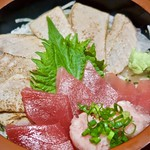
#> input picture Y2-Sem2/AI活用演習/2024-01-15/11_CalorieCalculation/image/sushi/25580104117.jpg, 150 x 150 px; its folder holds 4 pictures in this run
$ python createNPZ.py
#> lines starting #> are read from the running program, lines starting #| are printed output that depends on the picture
# 必要なモジュールをインポートする
import numpy as np            # 数学的な操作や配列を扱うためのモジュール
from PIL import Image         # 画像を操作するためのモジュール
import glob                   # ディレクトリの中のファイル一覧を取得するためのモジュール

# データを保存するファイル名
outfile = "image/photos.npz"
# 取得する最大の画像数
max_photo = 40
# 画像のサイズ（一辺のピクセル数）
photo_size = 128
# 画像データを保持するためのリスト
x = []
# ラベルデータ（何の画像かを表すデータ）を保持するためのリスト
y = []


# 画像を読み込んでリストに追加する関数
def load_images(path, label):
    # 指定したパスの画像ファイル一覧を取得します
#> called with path = './image/sushi', label = 0
    files = glob.glob(f"{path}/*.jpg")

    # 画像を一つずつ処理します
    for i, file_path in enumerate(files):
        # 最大画像数に達したら終了します
        if i >= max_photo:
            break
        img = Image.open(file_path)# 画像を開きます
#> img is the input picture: PIL image 150x150 RGB; mean R, G, B 158.2, 136.8, 106.9
        img = img.convert("RGB")# 画像をRGB（赤、緑、青）モードに変換します
        img = img.resize((photo_size, photo_size))# 画像のサイズを指定したサイズに変更します
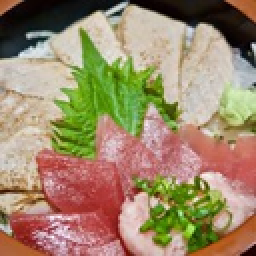
#> img: PIL image 128x128 RGB (shown 2 times larger); mean R, G, B 158.2, 136.8, 106.9
        img_array = np.asarray(img)# 画像をNumPy配列（行列）に変換します

        # 配列とラベルをリストに追加します
        x.append(img_array)
        y.append(label)
#> pass 2 of the loop in load_images, `for i, file_path in enumerate(files):`:
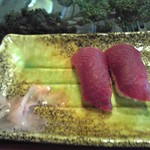
#> input picture Y2-Sem2/AI活用演習/2024-01-15/11_CalorieCalculation/image/sushi/2684271557.jpg, 150 x 150 px
#> in load_images, img is the input picture: PIL image 150x150 RGB; mean R, G, B 123.9, 112.7, 80.4
#> in load_images, `img = img.resize((photo_size, photo_size))# 画像のサイズを指定したサイズに変更します`:
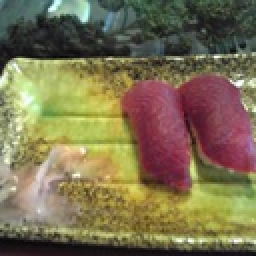
#> img: PIL image 128x128 RGB (shown 2 times larger); mean R, G, B 123.9, 112.7, 80.4
#> pass 3 of the loop in load_images, `for i, file_path in enumerate(files):`:
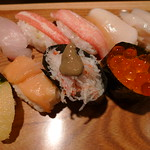
#> input picture Y2-Sem2/AI活用演習/2024-01-15/11_CalorieCalculation/image/sushi/3077644962.jpg, 150 x 150 px
#> in load_images, img is the input picture: PIL image 150x150 RGB; mean R, G, B 151.9, 96.6, 64.8
#> in load_images, `img = img.resize((photo_size, photo_size))# 画像のサイズを指定したサイズに変更します`:
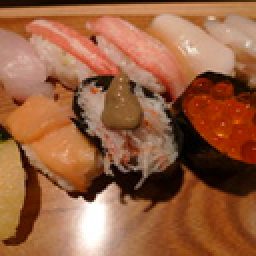
#> img: PIL image 128x128 RGB (shown 2 times larger); mean R, G, B 151.9, 96.6, 64.8
#> the loop made 4 passes; the first 3 are shown

# このスクリプトが直接実行された時にmain関数を実行します
if __name__ == '__main__':
    # sushiの画像を読み込み、それらにラベル0を付ける
    load_images("./image/sushi", 0)
    # saladの画像を読み込み、それらにラベル1を付ける
    load_images("./image/salad", 1)
    # saladの画像を読み込み、それらにラベル1を付ける
    load_images("./image/pork", 2)

    # 画像とラベルデータをファイルに保存します
    np.savez(outfile, x=x, y=y)
    print(f"保存しました：{outfile} {len(x)} 枚の画像")
